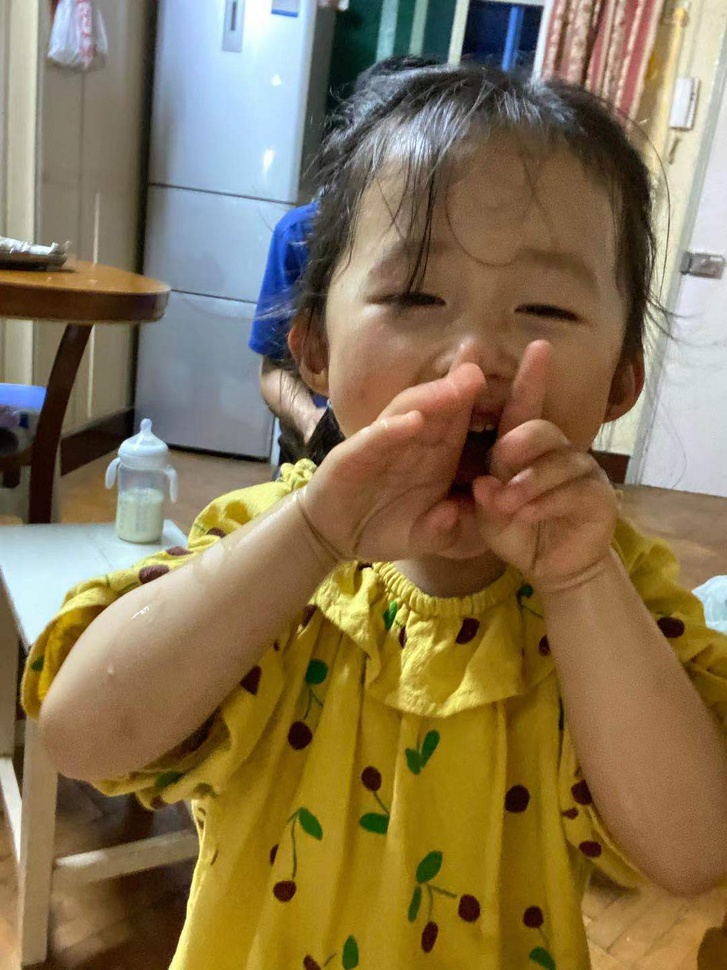
//> input picture resources/146_.jpg, 727 x 970 px, shrunk from 1080 x 1440 before the run
$ ./main   (built with g++ and OpenCV 4)
//> lines starting //> are read from the running program, lines starting //| are printed output that depends on the picture
//
//  main.cpp
//  Sobel(衍生物&边缘检测)
//
//  Created by wangwenjian on 2022/1/13.
//

#include <iostream>
#include <opencv2/opencv.hpp>

using namespace cv;

int main(int argc, const char * argv[]) {

    Mat src, src_gray;

    Mat grad;
    const char * window_name = "Sobel Demo - Simple Edge Detector";
    int scale = 1;
    int delta = 0;
    int ddepth = CV_16S;
    String imageName("146_.jpg");
    if (argc > 1) {
        imageName = argv[1];
    }
    src = imread(imageName, IMREAD_COLOR);
//> src is the input picture: 970 rows x 727 cols, CV_8UC3; mean B, G, R 83.3, 116.8, 135.1
    if (src.empty()) {
        return -1;
    }
    GaussianBlur(src, src, Size(3,3), 0, 0, BORDER_DEFAULT);
    cvtColor(src, src_gray, COLOR_BGR2GRAY);
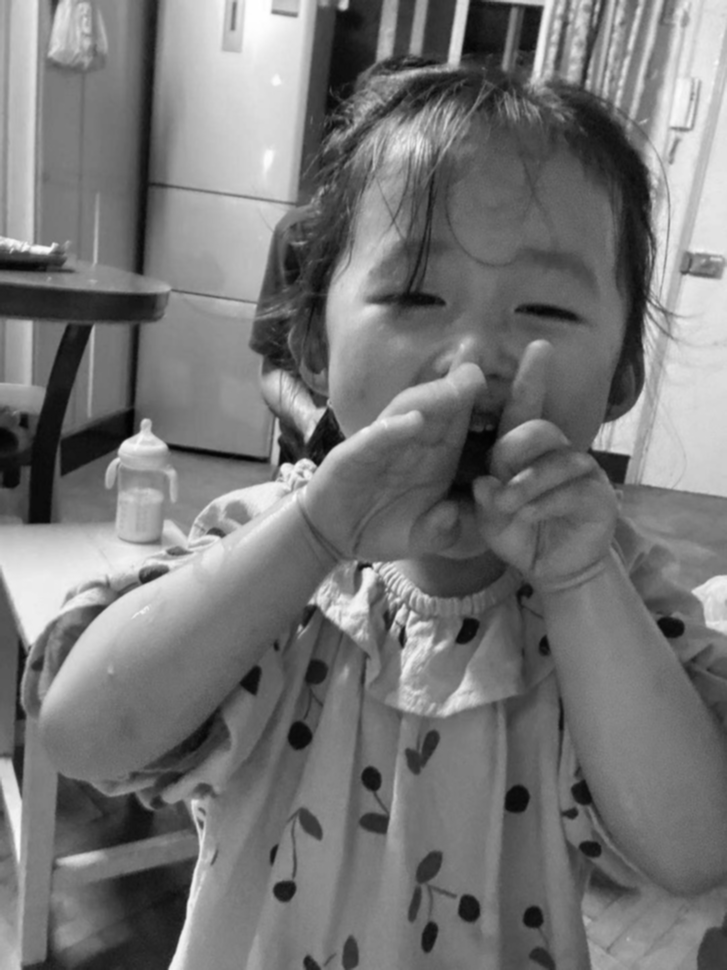
//> src_gray: 970 rows x 727 cols, CV_8UC1; min 2, max 255, mean 118.5

    Mat grad_x, grad_y;
    Mat abs_grad_x, abs_grad_y;
    Sobel(src_gray, grad_x, ddepth, 1, 0, 3, scale, delta, BORDER_DEFAULT);
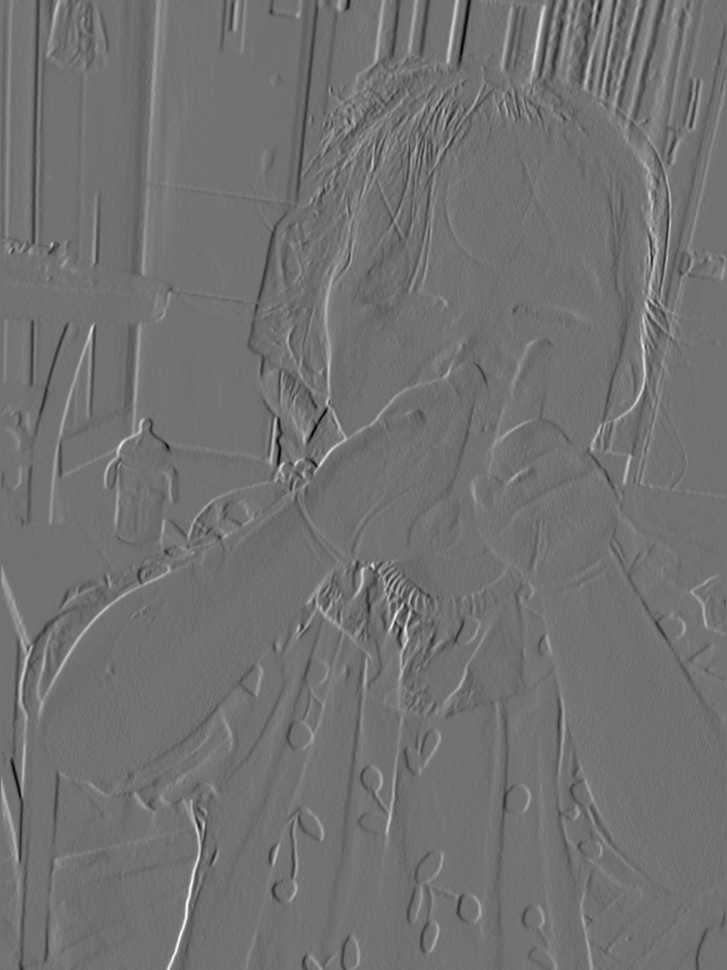
//> grad_x: 970 rows x 727 cols, CV_16SC1; min -487, max 602, mean 0.4; drawn with min black and max white
    Sobel(src_gray, grad_y, ddepth, 0, 1, 3, scale, delta, BORDER_DEFAULT);
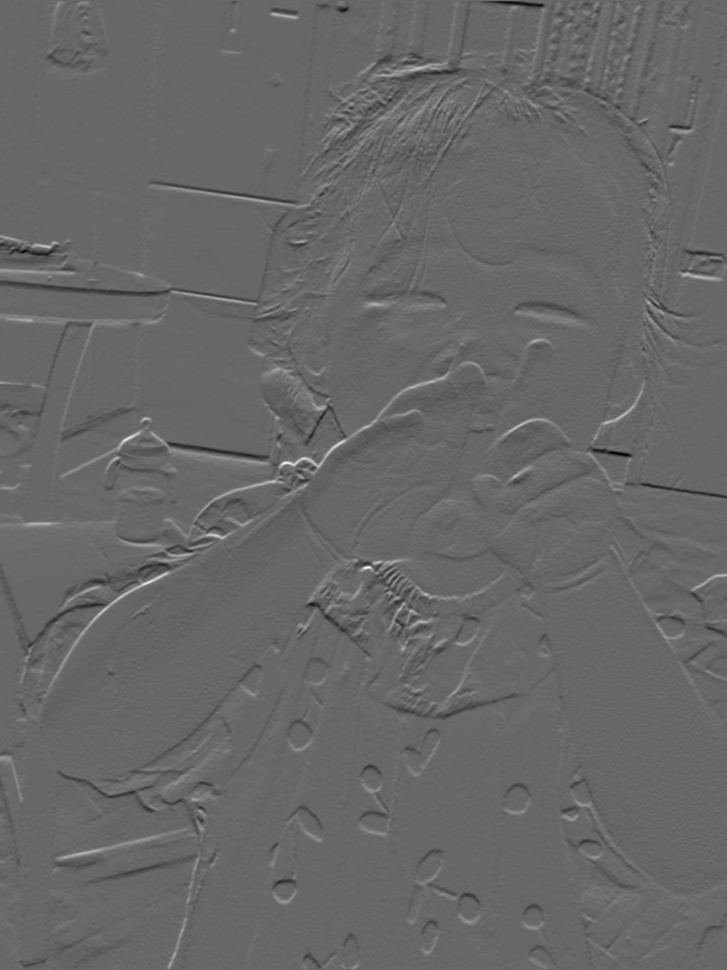
//> grad_y: 970 rows x 727 cols, CV_16SC1; min -435, max 630, mean -0.4; drawn with min black and max white
    convertScaleAbs(grad_x, abs_grad_x);
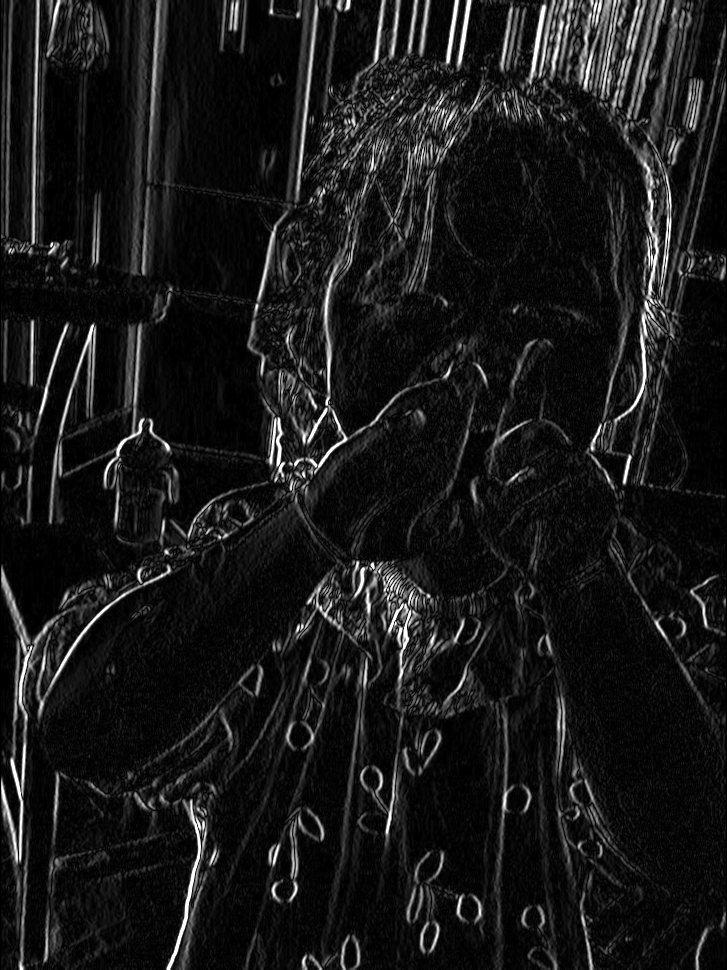
//> abs_grad_x: 970 rows x 727 cols, CV_8UC1; min 0, max 255, mean 24.8
    convertScaleAbs(grad_y, abs_grad_y);
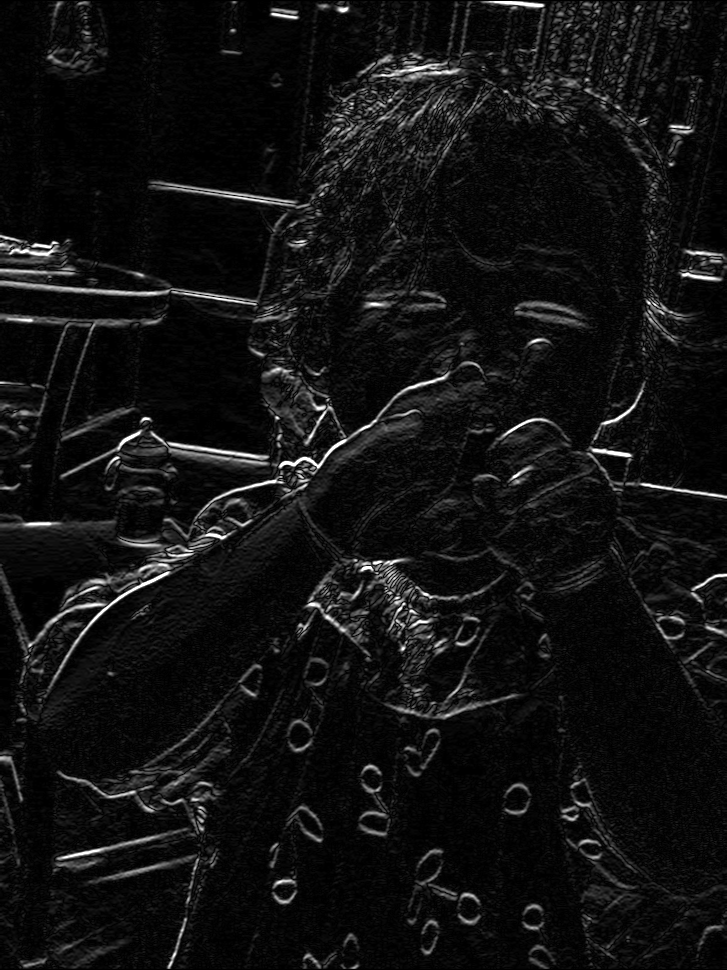
//> abs_grad_y: 970 rows x 727 cols, CV_8UC1; min 0, max 255, mean 17.7
    addWeighted(abs_grad_x, 0.5, abs_grad_y, 0.5, 0, grad);
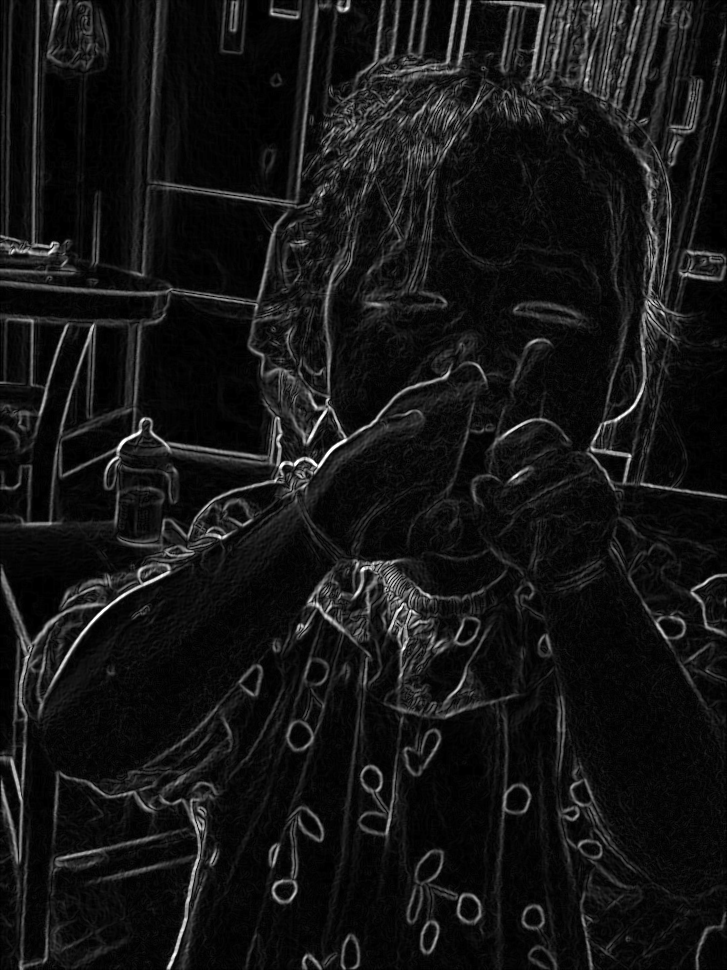
//> grad: 970 rows x 727 cols, CV_8UC1; min 0, max 255, mean 21.3
    imshow(window_name, grad);
    waitKey(0);
    return 0;
}

$ run again, with resources/148_.jpg copied over resources/146_.jpg
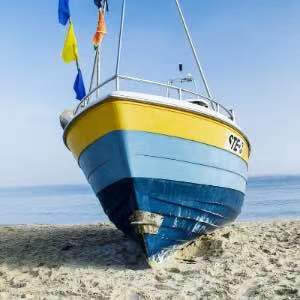
//> input picture resources/148_.jpg, 300 x 300 px
//> src is the input picture: 300 rows x 300 cols, CV_8UC3; mean B, G, R 180.5, 167.9, 147.4
//> `Sobel(src_gray, grad_y, ddepth, 0, 1, 3, scale, delta, BORDER_DEFAULT);`:
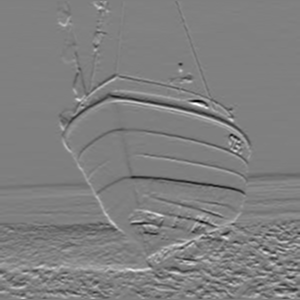
//> grad_y: 300 rows x 300 cols, CV_16SC1; min -577, max 577, mean 1; drawn with min black and max white
//> `addWeighted(abs_grad_x, 0.5, abs_grad_y, 0.5, 0, grad);`:
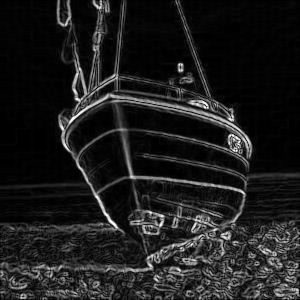
//> grad: 300 rows x 300 cols, CV_8UC1; min 0, max 255, mean 29.4
